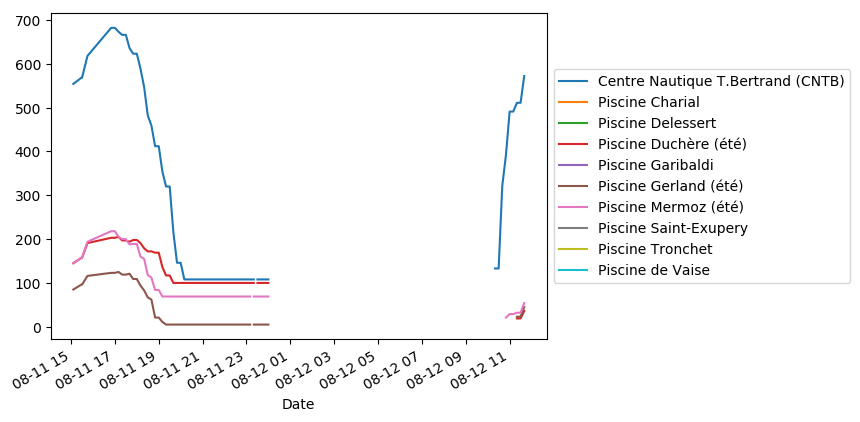

Source code (Python):

import pandas as pd
import matplotlib.pyplot as plt

col_names = ['Date','Etablissement','Capacite','Fréquentation','Restant']

df = pd.read_csv(
    'data.tsv',
    sep='\t',
    header=None,
    na_values=['-'],
    parse_dates=['Date'],
    names=col_names)

df = df.pivot(index='Date',columns='Etablissement',values='Fréquentation')
df = df.filter(regex='Piscine|Centre')
print(df)

df = df.tz_localize('UTC')
df = df.tz_convert('Europe/Paris')


df.plot()
lgd = plt.legend(loc='center left', bbox_to_anchor=(1.0, 0.5))
plt.savefig('graph.png', bbox_extra_artists=(lgd,), bbox_inches='tight')